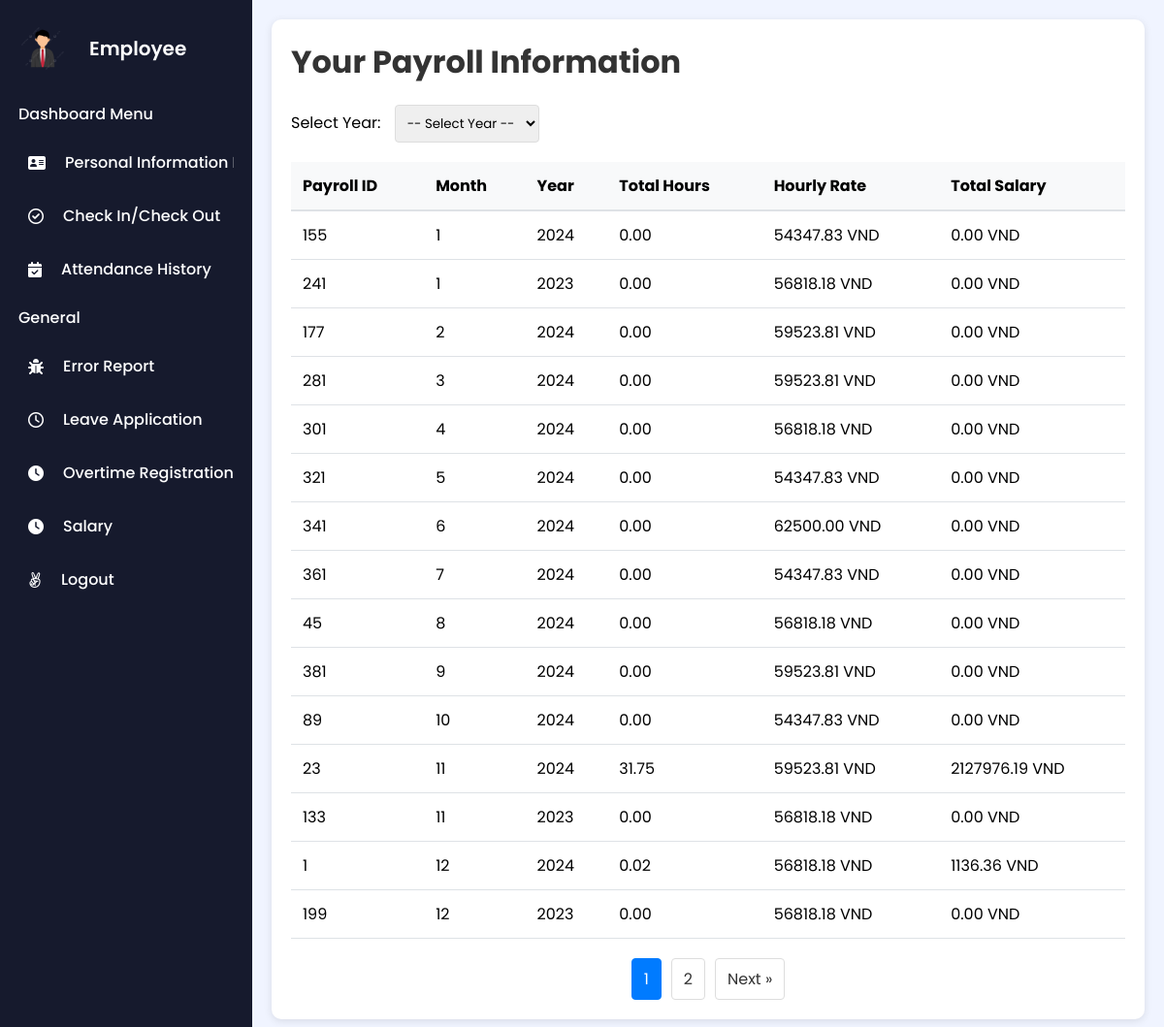
Screenshot of /index.php?action=viewEmployeePayroll (signed in) with the database file from the repository.
### tables this page shows
CREATE TABLE `payroll` (
  `PayrollID` int(11) NOT NULL,
  `EmployeeID` int(11) NOT NULL,
  `Month` int(2) NOT NULL,
  `Year` int(4) NOT NULL,
  `TotalHours` decimal(10,2) NOT NULL,
  `HourlyRate` decimal(12,2) NOT NULL,
  `ActualSalary` decimal(12,2) NOT NULL DEFAULT 0.00,
  `OTSalary` decimal(12,2) NOT NULL DEFAULT 0.00
);

### controllers/Employee/EmployeePayrollController.php (called while the page is built)
<?php
require_once 'models/Employee/EmployeePayrollModel.php';
class EmployeePayrollController {
    private $model;
    public function __construct($dbConnection) {
        $this->model = new EmployeePayrollModel($dbConnection);
    }
    public function showPayroll($employeeId) {
        $year = isset($_GET['year']) ? $_GET['year'] : null;
        $page = isset($_GET['page']) ? (int)$_GET['page'] : 1;
        $totalPages = $this->model->getTotalPages($employeeId, $year);
        $page = max(1, min($page, $totalPages));
        $payrolls = $this->model->getEmployeePayroll($employeeId, $year, $page);
        include 'views/employee/salary/employee_payroll_view.php';
    }
}
?>

### models/Employee/EmployeePayrollModel.php (called while the page is built, shortened)
<?php
class EmployeePayrollModel {
    private $db;
    private $itemsPerPage = 15;
    public function __construct($dbConnection) {
        $this->db = $dbConnection;
    }
    public function getEmployeePayroll($employeeId, $year = null, $page = 1) {
        $offset = ($page - 1) * $this->itemsPerPage;
        $params = [$employeeId];
        $sql = "SELECT PayrollID, Month, Year, TotalHours, HourlyRate, ActualSalary
                FROM payroll
                WHERE EmployeeID = ?";
        $sql .= " ORDER BY Year DESC, Month DESC LIMIT " . $this->itemsPerPage . " OFFSET " . $offset;
        $stmt = $this->db->prepare($sql);
        $stmt->execute($params);
        return $stmt->fetchAll(PDO::FETCH_ASSOC);
    }
    public function getTotalPages($employeeId, $year = null) {
        $params = [$employeeId];
        $sql = "SELECT COUNT(*) as total FROM payroll WHERE EmployeeID = ?";
        $stmt = $this->db->prepare($sql);
        $stmt->execute($params);
        $result = $stmt->fetch(PDO::FETCH_ASSOC);
        return ceil($result['total'] / $this->itemsPerPage);
    }
}
?>

### views/employee/salary/employee_payroll_view.php (the view, shortened to what this page needs)
<!DOCTYPE html>
<html lang="en">
<head>
    <link rel="stylesheet" href="assets/css/Employee/employee_payroll_view.css">
</head>
<body>
    <div class="sidebar">
        <?php include 'views/layouts/sidebar.php'; ?>
    </div>
    <div class="main-content">
        <div class="payroll-container">
            <div class="payroll-header">
                <h1>Your Payroll Information</h1>
                <form method="GET" action="" class="year-filter">
                    <label for="year">Select Year:</label>
                    <select name="year" id="year" onchange="this.form.submit()">
                        <option value="">-- Select Year --</option>
                    </select>
                </form>
            </div>
            <div class="table-container">
                <table>
                    <thead>
                        <tr>
                            <th>Payroll ID</th>
                            <th>Month</th>
                            <th>Year</th>
                            <th>Total Hours</th>
                            <th>Hourly Rate</th>
                            <th>Total Salary</th>
                        </tr>
                    </thead>
                    <tbody>
                        <?php if (!empty($payrolls)): ?>
                            <?php
                            usort($payrolls, function($a, $b) {
                                return $a['Month'] - $b['Month'];
                            });
                            foreach ($payrolls as $payroll): ?>
                                <tr>
                                    <td><?= htmlspecialchars($payroll['PayrollID']) ?></td>
                                    <td><?= htmlspecialchars($payroll['Month']) ?></td>
                                    <td><?= htmlspecialchars($payroll['Year']) ?></td>
                                    <td><?= htmlspecialchars($payroll['TotalHours']) ?></td>
                                    <td><?= htmlspecialchars($payroll['HourlyRate']) ?> VND</td>
                                    <td><?= htmlspecialchars($payroll['ActualSalary']) ?> VND</td>
                                </tr>
                            <?php endforeach; ?>
                        <?php else: ?>
                            <tr>
                                <td colspan="6">No payroll data available for this employee.</td>
                            </tr>
                        <?php endif; ?>
                    </tbody>
                </table>
            </div>
            <?php if ($totalPages > 1): ?>
            <div class="pagination">
                <?php
                $yearParam = isset($_GET['year']) && !empty($_GET['year']) ? "&year=" . $_GET['year'] : "";
                ?>
                <?php for ($i = 1; $i <= $totalPages; $i++): ?>
                    <a href="?action=viewEmployeePayroll<?= $yearParam ?>&page=<?= $i ?>"
                       class="<?= $i === $page ? 'active' : '' ?>">
                        <?= $i ?>
                    </a>
                <?php endfor; ?>
                <?php if ($page < $totalPages): ?>
                    <a href="?action=viewEmployeePayroll<?= $yearParam ?>&page=<?= $page+1 ?>">Next &raquo;</a>
                <?php endif; ?>
            </div>
            <?php endif; ?>
        </div>
    </div>
</body>
</html>

### assets/css/Employee/employee_payroll_view.css (style rules this page uses)
body { font-family: Arial, sans-serif; background-color: #f4f4f4; margin: 0; padding: 0; }
h1 { color: #333; }
.sidebar { width: 250px; background-color: #f8f8f8; padding: 20px; }
.main-content { margin-left: 260px; padding: 20px; min-height: 100vh; background: #f0f4ff; }
.payroll-container { background: white; border-radius: 10px; box-shadow: 0 2px 8px rgba(0, 0, 0, 0.1); padding: 20px; min-height: calc(100vh - 40px); }
.payroll-header { margin-bottom: 20px; }
.payroll-header h1 { color: #333; margin-bottom: 20px; }
.year-filter { margin-bottom: 20px; }
.year-filter select { padding: 8px; border-radius: 4px; border: 1px solid #ddd; margin-left: 10px; }
.table-container { overflow-x: auto; margin-top: 20px; }
table { width: 100%; border-collapse: collapse; background: white; }
th { background-color: #f8f9fa; padding: 12px; text-align: left; border-bottom: 2px solid #dee2e6; white-space: nowrap; }
td { padding: 12px; border-bottom: 1px solid #dee2e6; }
.pagination { display: flex; justify-content: center; align-items: center; margin-top: 20px; gap: 10px; }
.pagination a { padding: 8px 12px; border: 1px solid #ddd; border-radius: 4px; text-decoration: none; color: #333; transition: all 0.3s ease; }
.pagination .active { background-color: #007bff; color: white; border-color: #007bff; }

### assets/css/sidebar.css (style rules this page uses)
* { margin: 0; padding: 0; box-sizing: border-box; font-family: "Poppins", sans-serif; }
body { min-height: 100vh; background: #f0f4ff; font-family: Arial, sans-serif; margin: 0; padding: 0; background-color: #f5f5f5; }
.sidebar { position: fixed; top: 0; left: 0; height: 100%; width: 80px; display: flex; overflow-x: hidden; flex-direction: column; background: #161a2d; padding: 25px 19px; transition: all 0.4s ease; }

### rows the page displays
payroll: PayrollID "155", Month "1", Year "2024", TotalHours "0.00", HourlyRate "54347.83", ActualSalary "0.00"
payroll: PayrollID "241", Month "1", Year "2023", TotalHours "0.00", HourlyRate "56818.18", ActualSalary "0.00"
payroll: PayrollID "177", Month "2", Year "2024", TotalHours "0.00", HourlyRate "59523.81", ActualSalary "0.00"
payroll: PayrollID "281", Month "3", Year "2024", TotalHours "0.00", HourlyRate "59523.81", ActualSalary "0.00"
payroll: PayrollID "301", Month "4", Year "2024", TotalHours "0.00", HourlyRate "56818.18", ActualSalary "0.00"
payroll: PayrollID "321", Month "5", Year "2024", TotalHours "0.00", HourlyRate "54347.83", ActualSalary "0.00"
payroll: PayrollID "341", Month "6", Year "2024", TotalHours "0.00", HourlyRate "62500.00", ActualSalary "0.00"
payroll: PayrollID "361", Month "7", Year "2024", TotalHours "0.00", HourlyRate "54347.83", ActualSalary "0.00"
payroll: PayrollID "45", Month "8", Year "2024", TotalHours "0.00", HourlyRate "56818.18", ActualSalary "0.00"
payroll: PayrollID "381", Month "9", Year "2024", TotalHours "0.00", HourlyRate "59523.81", ActualSalary "0.00"
payroll: PayrollID "89", Month "10", Year "2024", TotalHours "0.00", HourlyRate "54347.83", ActualSalary "0.00"
payroll: PayrollID "23", Month "11", Year "2024", TotalHours "31.75", HourlyRate "59523.81", ActualSalary "2127976.19"
payroll: PayrollID "133", Month "11", Year "2023", TotalHours "0.00", HourlyRate "56818.18", ActualSalary "0.00"
payroll: PayrollID "1", Month "12", Year "2024", TotalHours "0.02", HourlyRate "56818.18", ActualSalary "1136.36"
payroll: PayrollID "199", Month "12", Year "2023", TotalHours "0.00", HourlyRate "56818.18", ActualSalary "0.00"
